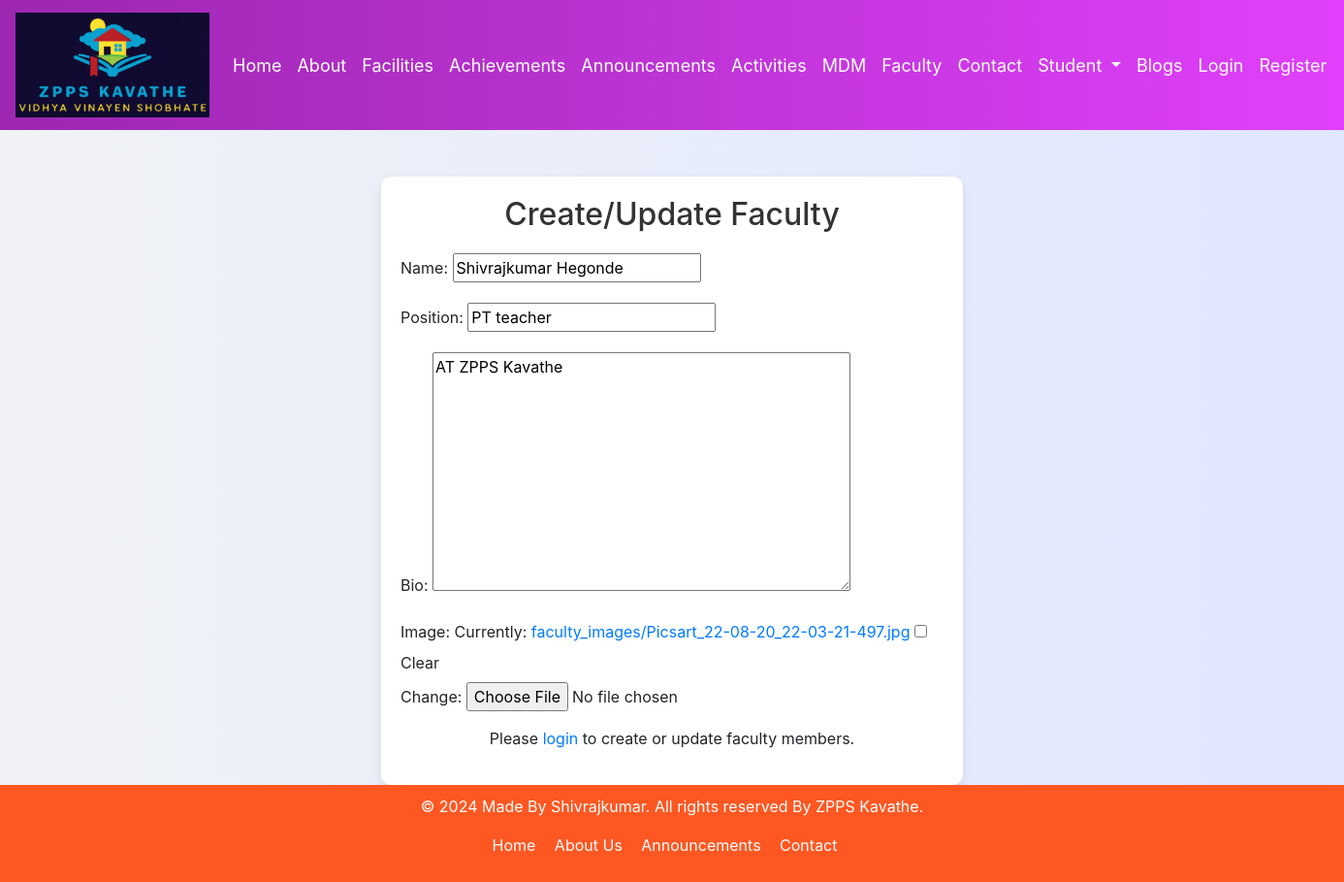
The page /faculty/10/ on the database as committed earlier.
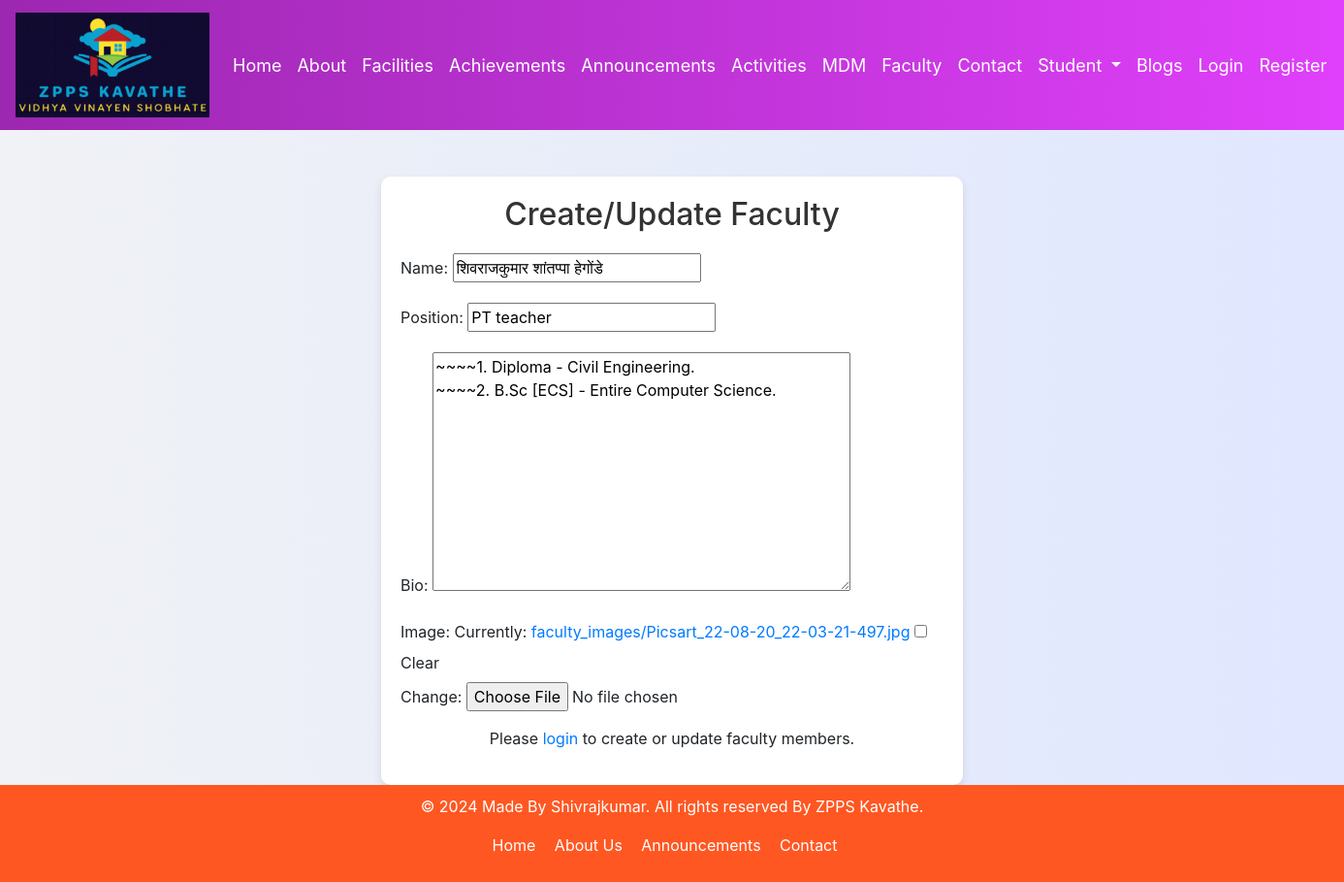
The same page on the database as committed later.
### zpps_faculty/models.py (models this page shows, shortened)
class FacultyMember(models.Model):
    name = models.CharField(max_length=200)
    position = models.CharField(max_length=200)
    image = models.ImageField(upload_to='faculty_images/', blank=True, null=True)  # Add this field
    bio = models.TextField()

### zpps_faculty/views.py (the view)
# urls.py: path('<int:faculty_id>/', views.update_faculty, name='faculty_member_detail'),  # Corrected view name and parameter
def update_faculty(request, faculty_id):
    faculty = get_object_or_404(FacultyMember, id=faculty_id)
    if request.method == 'POST':
        form = FacultyMemberForm(request.POST, request.FILES, instance=faculty)
        if form.is_valid():
            form.save()
            return redirect('faculty_list')
    else:
        form = FacultyMemberForm(instance=faculty)
    return render(request, 'zpps_faculty/template/faculty_form.html', {'form': form})

### zpps_faculty/forms.py
class FacultyMemberForm(forms.ModelForm):
    class Meta:
        model = FacultyMember
        fields = ['name', 'position', 'bio', 'image']

### zpps_faculty/template/faculty_form.html (shortened to what this page needs)
{% extends 'internal/template/base.html' %}
{% load static %}
{% block content %}
<head>
    <link href="https://stackpath.bootstrapcdn.com/bootstrap/4.5.2/css/bootstrap.min.css" rel="stylesheet">
    <link href="{% static 'css/faculty.css' %}" rel="stylesheet">
</head>
<body>
    <div class="container mt-5">
        <div class="form-container">
            <h2>Create/Update Faculty</h2>
            <form method="post" enctype="multipart/form-data">
                {{ form.as_p }}
                {% if user.is_authenticated %}
                    <button type="submit" class="btn btn-primary btn-block">Save</button>
                {% else %}
                    <p class="text-center mt-3">Please <a href="{% url 'login' %}">login</a> to create or update faculty members.</p>
                {% endif %}
            </form>
        </div>
    </div>
</body>
{% endblock %}

Rows that differ between the two databases and show on the page:
changed FacultyMember "PT teacher": name "Shivrajkumar Hegonde" → "शिवराजकुमार शांतप्पा हेगोंडे"; bio "AT ZPPS Kavathe" → "~~~~1. Diploma - Civil Engineering. ~~~~2. B.Sc [ECS] - Entire Computer Science."
